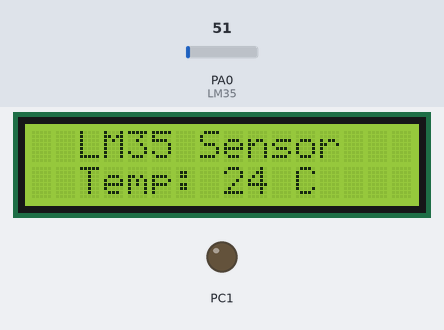
A program run on a simulated ATmega32, CodeVisionAVR source translated, built with avr-gcc and emulated at 8 MHz. Parts: 16×2 character LCD, output pins drawn as LEDs (lit = HIGH). Wiring (inferred from the signals the program sends): character LCD (HD44780): RS PC0; E PC2; data PC4, PC5, PC6, PC7. The test bench sets the inputs (shaded band); at power-on: PA0 (LM35) = 51. Pins used as bus, display or sensor lines are not drawn.

Above: at 1.2 s.
1.3 s: PA0 (LM35) set to 61
At 1.8 s:
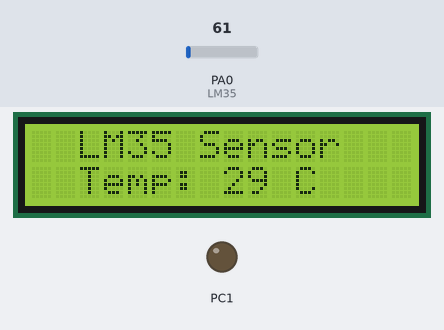
2.8 s: PA0 (LM35) set to 71
At 4.0 s:
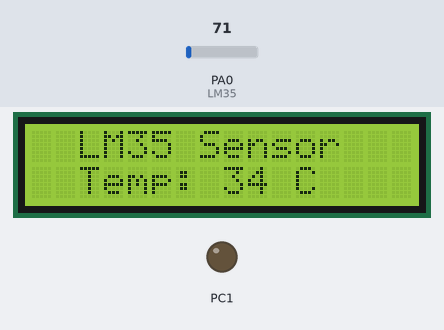
4.3 s: PA0 (LM35) set to 86
At 5.0 s:
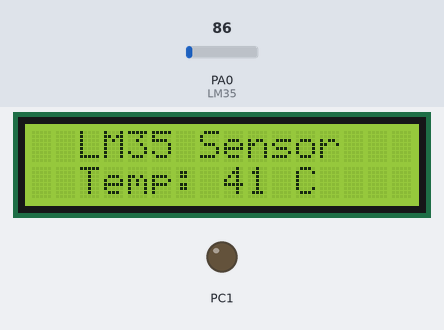
Timing chart, 0 to 7.3 s (numbered marks = the images above; inputs shaded):
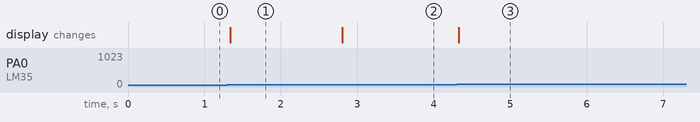

Measured:
- after the input at 1.3 s, the display: changes at once (image 1)
- after the input at 2.8 s, the display: changes at once (image 2)
- after the input at 4.3 s, the display: changes at once (image 3)

The program:

AZ07_MobinaKashanian_96522321.c
```c
#include <mega32.h>
#include <stdio.h>
#include <delay.h>
#include <delay.h>

// Alphanumeric LCD functions
#include <alcd.h>

// Declare your global variables here
int temp;
char st[20];
// Voltage Reference: AVCC pin
#define ADC_VREF_TYPE ((0<<REFS1) | (1<<REFS0) | (0<<ADLAR))

// Read the AD conversion result
unsigned int read_adc(unsigned char adc_input)
{
ADMUX=adc_input | ADC_VREF_TYPE;
// Delay needed for the stabilization of the ADC input voltage
delay_us(10);
// Start the AD conversion
ADCSRA|=(1<<ADSC);
// Wait for the AD conversion to complete
while ((ADCSRA & (1<<ADIF))==0);
ADCSRA|=(1<<ADIF);
return ADCW;
}

void main(void)
{
// Declare your local variables here

// Input/Output Ports initialization
// Port A initialization
// Function: Bit7=In Bit6=In Bit5=In Bit4=In Bit3=In Bit2=In Bit1=In Bit0=In
DDRA=(0<<DDA7) | (0<<DDA6) | (0<<DDA5) | (0<<DDA4) | (0<<DDA3) | (0<<DDA2) | (0<<DDA1) | (0<<DDA0);
// State: Bit7=T Bit6=T Bit5=T Bit4=T Bit3=T Bit2=T Bit1=T Bit0=T
PORTA=(0<<PORTA7) | (0<<PORTA6) | (0<<PORTA5) | (0<<PORTA4) | (0<<PORTA3) | (0<<PORTA2) | (0<<PORTA1) | (0<<PORTA0);

// Port B initialization
// Function: Bit7=In Bit6=In Bit5=In Bit4=In Bit3=In Bit2=In Bit1=In Bit0=In
DDRB=(0<<DDB7) | (0<<DDB6) | (0<<DDB5) | (0<<DDB4) | (0<<DDB3) | (0<<DDB2) | (0<<DDB1) | (0<<DDB0);
// State: Bit7=T Bit6=T Bit5=T Bit4=T Bit3=T Bit2=T Bit1=T Bit0=T
PORTB=(0<<PORTB7) | (0<<PORTB6) | (0<<PORTB5) | (0<<PORTB4) | (0<<PORTB3) | (0<<PORTB2) | (0<<PORTB1) | (0<<PORTB0);

// Port C initialization
// Function: Bit7=In Bit6=In Bit5=In Bit4=In Bit3=In Bit2=In Bit1=In Bit0=In
DDRC=(0<<DDC7) | (0<<DDC6) | (0<<DDC5) | (0<<DDC4) | (0<<DDC3) | (0<<DDC2) | (0<<DDC1) | (0<<DDC0);
// State: Bit7=T Bit6=T Bit5=T Bit4=T Bit3=T Bit2=T Bit1=T Bit0=T
PORTC=(0<<PORTC7) | (0<<PORTC6) | (0<<PORTC5) | (0<<PORTC4) | (0<<PORTC3) | (0<<PORTC2) | (0<<PORTC1) | (0<<PORTC0);

// Port D initialization
// Function: Bit7=In Bit6=In Bit5=In Bit4=In Bit3=In Bit2=In Bit1=In Bit0=In
DDRD=(0<<DDD7) | (0<<DDD6) | (0<<DDD5) | (0<<DDD4) | (0<<DDD3) | (0<<DDD2) | (0<<DDD1) | (0<<DDD0);
// State: Bit7=T Bit6=T Bit5=T Bit4=T Bit3=T Bit2=T Bit1=T Bit0=T
PORTD=(0<<PORTD7) | (0<<PORTD6) | (0<<PORTD5) | (0<<PORTD4) | (0<<PORTD3) | (0<<PORTD2) | (0<<PORTD1) | (0<<PORTD0);

// ADC initialization
// ADC Clock frequency: 250.000 kHz
// ADC Voltage Reference: AVCC pin
// ADC Auto Trigger Source: ADC Stopped
ADMUX=ADC_VREF_TYPE;
ADCSRA=(1<<ADEN) | (0<<ADSC) | (0<<ADATE) | (0<<ADIF) | (0<<ADIE) | (1<<ADPS2) | (0<<ADPS1) | (1<<ADPS0);
SFIOR=(0<<ADTS2) | (0<<ADTS1) | (0<<ADTS0);

// Alphanumeric LCD initialization
// Connections are specified in the
// Project|Configure|C Compiler|Libraries|Alphanumeric LCD menu:
// RS - PORTC Bit 0
// RD - PORTC Bit 1
// EN - PORTC Bit 2
// D4 - PORTC Bit 4
// D5 - PORTC Bit 5
// D6 - PORTC Bit 6
// D7 - PORTC Bit 7
// Characters/line: 16
lcd_init(16);

while (1)
      {
      // Place your code here
       lcd_clear();
       lcd_gotoxy(2,0);
       lcd_puts("LM35 Sensor");
       lcd_gotoxy(2,1);
       temp=read_adc(0);
       temp = temp * 4.88 / 10;
       sprintf(st,"Temp: %02d C",temp);
       lcd_puts(st);
       delay_ms(50);

      }
}
```
